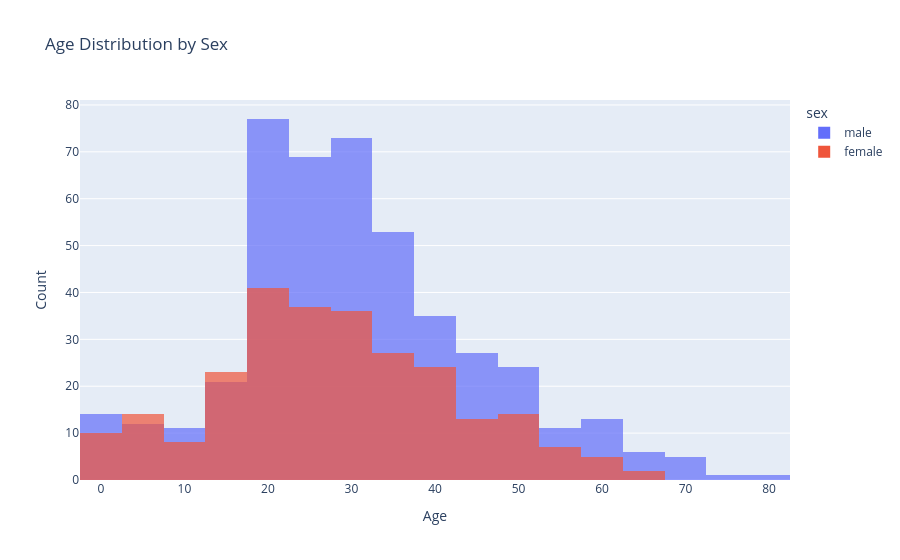

Notebook cell for this chart:
### Markdown cell above
Build an interative plotly histogram of age with:
- Color by Sex
- nbins=30
- titile + x/y labels 
- filterout age nulls
-

### Code cell
# Filter out null ages
df_filtered = titanic.dropna(subset=['age','sex'])

fig = px.histogram(
    df_filtered,
    x='age',
    color='sex',
    nbins=30,
    barmode='overlay',
    opacity=0.7,    
    title='Age Distribution by Sex')

fig.update_layout( xaxis_title='Age', yaxis_title='Count')

fig.show()

### Figure 1 — Plotly figure (JSON) as saved in the notebook; plotly's stock layout.template omitted (floating-point values rounded to 4 significant figures; data arrays with more than 128 entries replaced by an {"elided": "..."} marker saying what was removed)
{"data": [{"bingroup": "x", "hovertemplate": "sex=male<br>age=%{x}<br>count=%{y}<extra></extra>", "legendgroup": "male", "marker": {"color": "#636efa", "opacity": 0.7, "pattern": {"shape": ""}}, "name": "male", "nbinsx": 30, "orientation": "v", "showlegend": true, "type": "histogram", "x": {"elided": "453 float values"}, "xaxis": "x", "yaxis": "y"}, {"bingroup": "x", "hovertemplate": "sex=female<br>age=%{x}<br>count=%{y}<extra></extra>", "legendgroup": "female", "marker": {"color": "#EF553B", "opacity": 0.7, "pattern": {"shape": ""}}, "name": "female", "nbinsx": 30, "orientation": "v", "showlegend": true, "type": "histogram", "x": {"elided": "261 float values"}, "xaxis": "x", "yaxis": "y"}], "layout": {"barmode": "overlay", "legend": {"title": {"text": "sex"}, "tracegroupgap": 0}, "title": {"text": "Age Distribution by Sex"}, "xaxis": {"anchor": "y", "domain": [0, 1], "title": {"text": "Age"}}, "yaxis": {"anchor": "x", "domain": [0, 1], "title": {"text": "Count"}}}}
